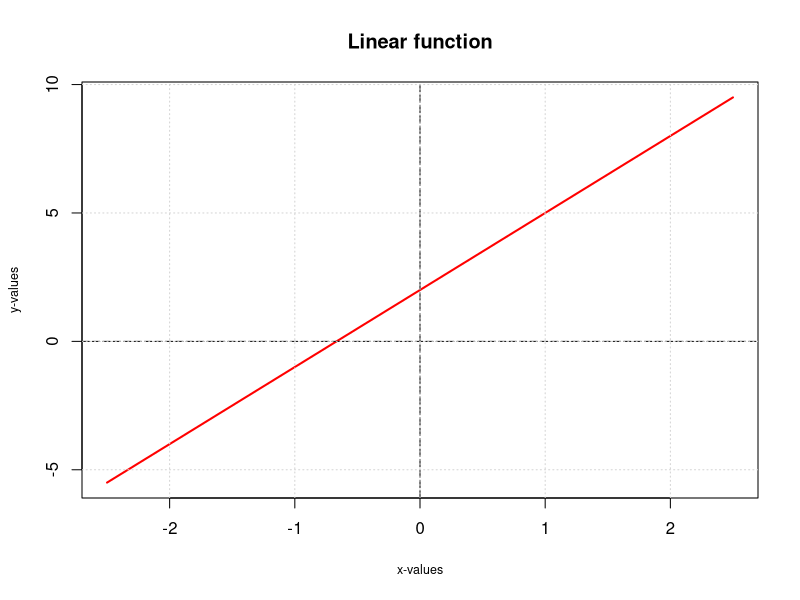
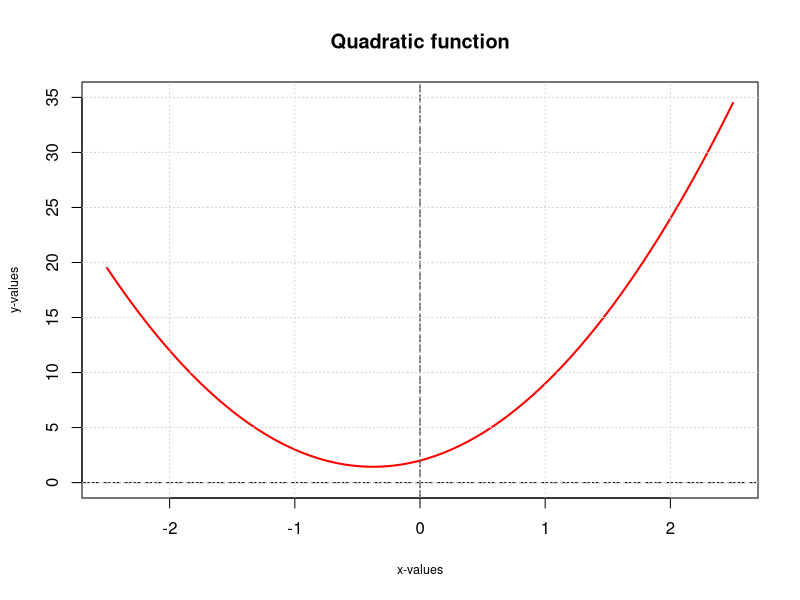
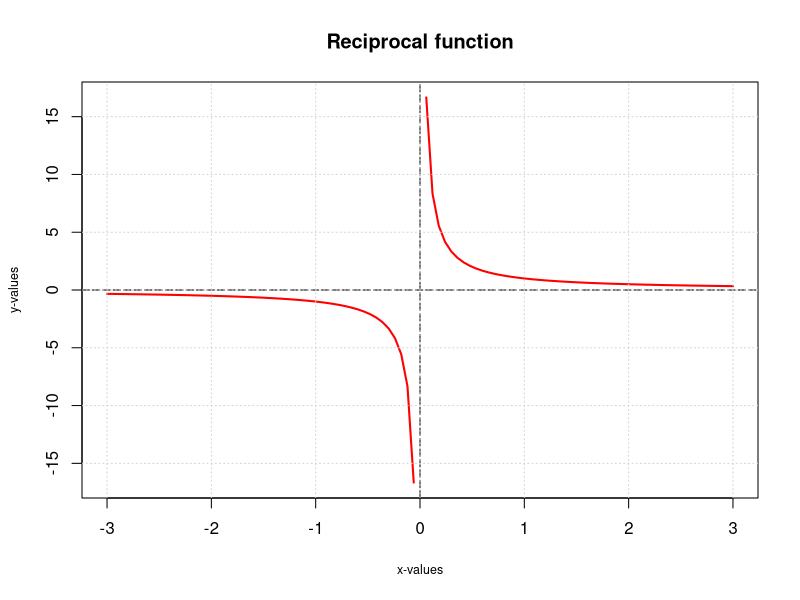
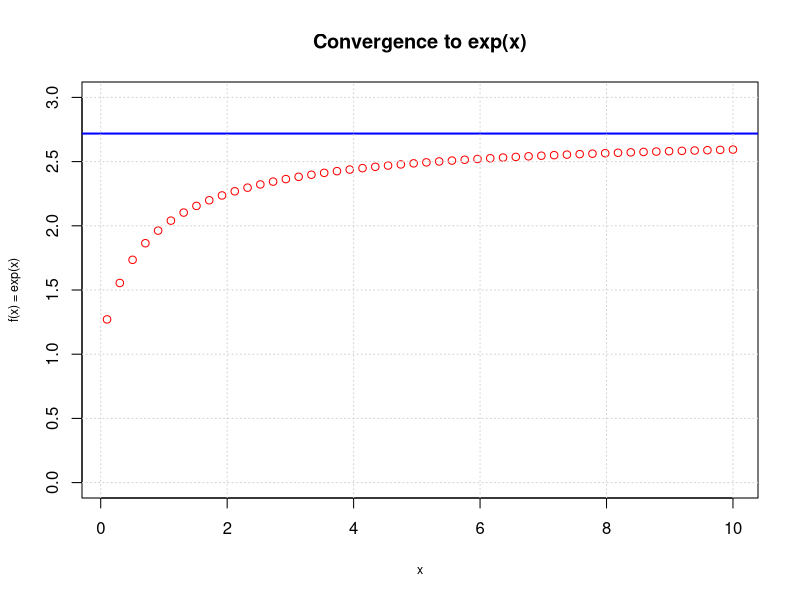
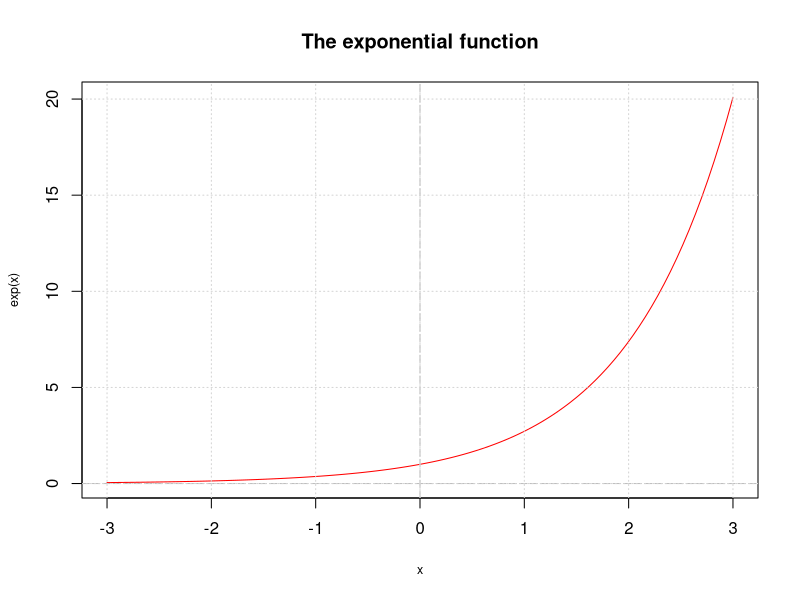
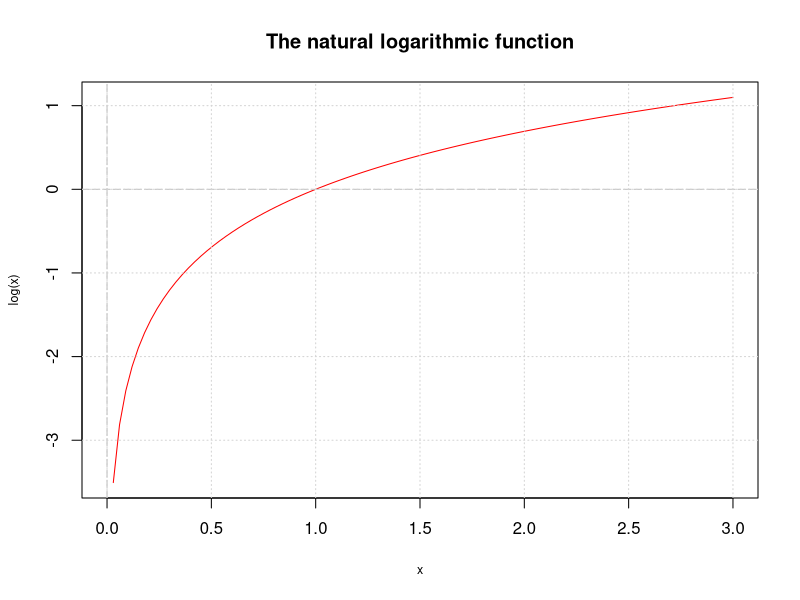
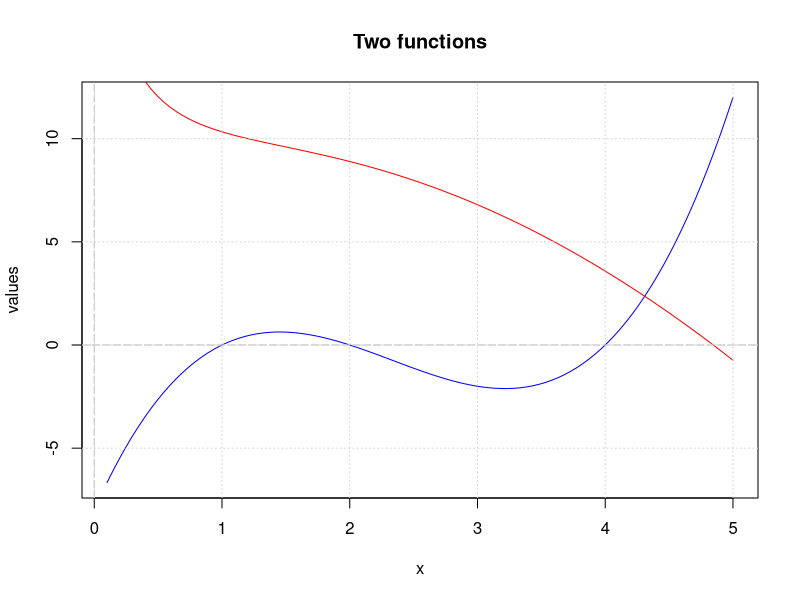

Reproduce these figures in R, in order. (Note: this script raises an error after producing the figures.)
#Functions and graphs from chapter 1
#Fig.I.1.1 - linear funcion
f_x <- function(x){
  3 * x + 2
}
curve(f_x, -2.5, 2.5, 
      col = "red", 
      type = "l", 
      lwd = 2, 
      main = "Linear function", 
      xlab = "x-values", ylab = "y-values", cex.lab = 0.75)
abline(h = 0, v = 0, lty = 5, col = "black")
grid()

#Fig.I.1.2 - quadratic funcion
f_x <- function(x){
  4 * x ^ 2 + 3 * x + 2
}
curve(f_x, -2.5, 2.5,
      col = "red", 
      type = "l", 
      lwd = 2, 
      main = "Quadratic function", 
      xlab = "x-values", ylab = "y-values", cex.lab = 0.75,
      ylim = c(0, 35))
abline(h = 0, v = 0, lty = 5, col = "black")
grid()

#Fig.I.1.3 - reciprocal function
f_x <- function(x){
  1 / x
}
curve(f_x, -3, 3,
      col = "red", 
      type = "l", 
      lwd = 2, 
      main = "Reciprocal function", 
      xlab = "x-values", ylab = "y-values", cex.lab = 0.75)
abline(h = 0, v = 0, lty = 5, col = "black")
grid()

#Convergence to e
x <- seq(0.1, 10, len = 50)
conv.exp <- function(x){
  (1 + 1 / x) ^ x
}
plot(x, conv.exp(x), type = "p", col = "red", 
     main = "Convergence to exp(x)",
     xlab = "x", ylab = "f(x) = exp(x)",
     ylim = c(0, 3),
     cex.lab = 0.75
)
abline(h = exp(1), col = "blue", lwd = 2)
grid()

#Fig.I.1.5 - The exponential function
curve(exp, -3, 3,
      main = "The exponential function",
      cex.lab = 0.75, col = "red")
abline(h = 0, v = 0, col = "grey", lty = 5)
grid()

#Fig.I.1.6 - The natural logarithm
curve(log, 0, 3,
      main = "The natural logarithmic function",
      cex.lab = 0.75, col = "red")
abline(h = 0, v = 0, col = "grey", lty = 5)
grid()

#Fig.I.1.8 - Two functions
f_1 <- function(x) {
  x^3 - 7*x^2 + 14*x - 8
}
f_2 <- function(x) {
  10 - 0.5*(x^2) + sqrt(log(1+x^2)) - 4*log(x)/exp(x)
}
curve(f_1, 0.1, 5, col = "blue", 
      main = "Two functions", ylab = "values")
curve(f_2, 0.1, 5, col = "red", add = TRUE)
abline(h = 0, v = 0, lty = 5, col = "grey")
grid()
legend(names = c("Function(a)","Function(b)")) #please correct the legen procedure

#Sec.I.1.3.4 - Stationary points
#define the initial funtion
initF <- function(x){
  x^3 - 7*x^2 + 14*x - 8
}
#calculate (define) the derivative of the initial function
deriv <- function(x){
  3*x^2 - 14*x + 14
}
#plotting procedures
curve(initF, 0, 5,
      main = "Roots of quadratic function", xlab = "x", ylab = "y",
      col = "red", lwd = 2,
      cex.lab = 0.75)
curve(deriv, add = TRUE, col = "green", lty = 2)
abline(h = 0, col = "grey", lty = 4)
#calculate the roots of the derivate (stationary points)
root_1 <- uniroot(deriv, c(0, 3))$root
root_2 <- uniroot(deriv, c(3, 4))$root
points(root_1, 0, col = "dark green")
points(root_2, 0, col = "dark green")
abline(v = root_1, lwd = 1, lty = 4, col = "grey")
abline(v = root_2, lwd = 1, lty = 4, col = "grey")

#Sec.I.1.3.4 - Stationary points
#define the initial funtion
initF <- function(x){
  x^2*log(x)
}
#calculate (define) the derivative of the initial function
fstDeriv <- function(x){
  2*x*log(x) + x
}
sndDeriv <- function(x){
  2*log(x) + 3
}
#plotting procedures
curve(initF, 0, 1.5,
      main = "Finding saddle points", xlab = "x", ylab = "y",
      ylim = c(-1, 1),
      col = "red", lwd = 2,
      cex.lab = 0.75)
curve(fstDeriv, add = TRUE, col = "dark green", lty = 2)
curve(sndDeriv, add = TRUE, col = "green", lty = 2)
abline(h = 0, col = "grey", lty = 4)
#calculate the roots of the derivate (stationary points)
root_1 <- uniroot(deriv, c(0.2, 1))$root
root_2 <- uniroot(deriv, c(3, 4))$root
points(root_1, 0, col = "dark green")
points(root_2, 0, col = "dark green")
abline(v = root_1, lwd = 1, lty = 4, col = "grey")
abline(v = root_2, lwd = 1, lty = 4, col = "grey")

#Sec.I.1.3.5 - Integration (Fig. I.1.9)
f_1 <- function(x) {
  2*x + x^2 
}
curve(f_1, 0, 5,
      main = "The definite integral",
      xlab = "x", ylab = "f(x)",
      cex.lab = 0.75)
grid()
x.rng <- c(2, seq(2,4, len = 100), 4)
y.rng <- c(0, f_1(seq(2,4,len = 100)), 0)
polygon(x.rng, y.rng, col = "grey", border = "grey")
